Frame 1 (no input): blank canvas, image omitted
Frame 60 (the mouse pressed at the canvas centre just before this capture): blank canvas, image omitted
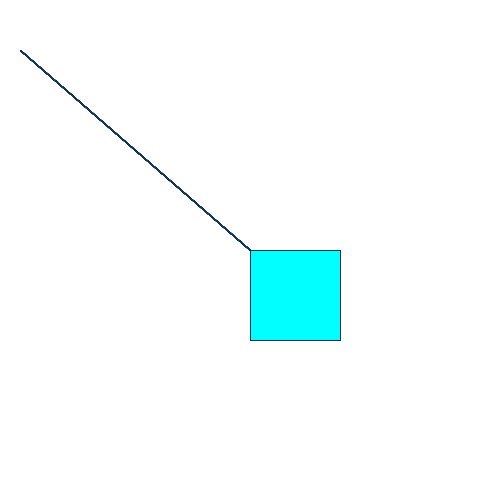
Frame 120 (the mouse held since frame 60 and released just before this capture)

The Processing sketch whose frames 1 and 60 were blank and that drew this single picture after the mouse press (run headless with seeded random() and noise(); from frame 60 on, the mouse is pressed at the canvas centre):

// Processing sketch: processing_2483
// ── processing_2483.pde

/*

cindy Ng
turquois sq
June 16, 2009
cindy.ng@cindysng.com
*/

void setup() {
  
  size(500,500);//set the size of the window
  background(255); //set the background color
  smooth();//turn on smoothing
  stroke(0,0,400,90);
  fill(0,255,400,90);
  
};

//This is the draw wrapper. Anything in herehappens once per frame.
void draw() {
  stroke(#123456);
  if(mousePressed) {
  line(20,50,mouseX,mouseY);
  rect(mouseX,mouseY,90,90);
  
}

}
